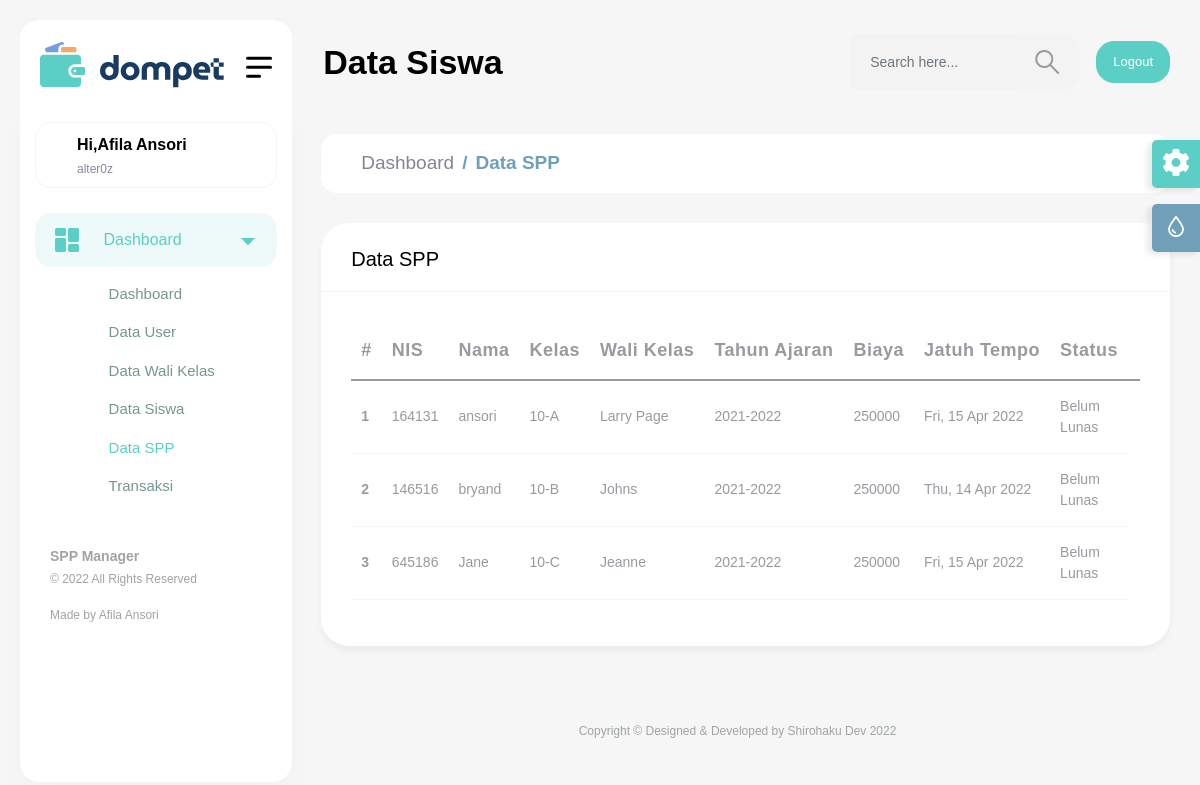
/src/show/showdataspp.php (signed in), run on the app's committed database.
### tables this page shows
CREATE TABLE `student` (
  `nis` varchar(128) NOT NULL,
  `student_name` varchar(255) DEFAULT NULL,
  `class` varchar(8) DEFAULT NULL,
  `periode` varchar(128) DEFAULT NULL
);

CREATE TABLE `spp` (
  `nis` varchar(128) DEFAULT NULL,
  `duedate` date DEFAULT NULL,
  `spp_cost` int(11) DEFAULT NULL,
  `status` varchar(128) DEFAULT NULL
);

CREATE TABLE `wclass` (
  `class` varchar(8) NOT NULL,
  `fullname` varchar(255) DEFAULT NULL
);

### src/show/showdataspp.php (the view)
<?php include "../header/header.php"; ?>
		<div class="header">
    <div class="header-content">
      <nav class="navbar navbar-expand">
        <div class="collapse navbar-collapse justify-content-between">
          <div class="header-left">
            <div class="dashboard_bar">Data Siswa</div>
          </div>
          <ul class="navbar-nav header-right">
            <li class="nav-item">
              <div class="input-group search-area">
                <input type="text" class="form-control" placeholder="Search here..." />
                <span class="input-group-text"
                  ><a href="javascript:void(0)"><i class="flaticon-381-search-2"></i></a
                ></span>
              </div>
            </li>
            <li class="nav-item">
              <a href="../auth/logout.php" class="btn btn-primary d-sm-inline-block d-none">Logout</a>
            </li>
          </ul>
        </div>
      </nav>
    </div>
  </div>
			<div class="content-body">
        <div class="container-fluid">
          <div class="row page-titles">
            <ol class="breadcrumb">
              <li class="breadcrumb-item"><a href="../index/admin.php">Dashboard</a></li>
              <li class="breadcrumb-item active"><a href="javascript:void(0)">Data SPP</a></li>
            </ol>
          </div>
          <div class="row">
            <div class="col-lg-12">
              <div class="card">
                <div class="card-header">
									<h4 class="card-title">Data SPP</h4>
                </div>
                <div class="card-body">
                  <div class="table-responsive">
                    <table class="table table-responsive-md">
                      <thead>
                        <tr>
                          <th style="width: 80px"><strong>#</strong></th>
                          <th><strong>NIS</strong></th>
                          <th><strong>Nama</strong></th>
                          <th><strong>Kelas</strong></th>
                          <th><strong>Wali Kelas</strong></th>
                          <th><strong>Tahun Ajaran</strong></th>
                          <th><strong>Biaya</strong></th>
                          <th><strong>Jatuh Tempo</strong></th>
                          <th><strong>Status</strong></th>
                          <th></th>
                        </tr>
                      </thead>
                      <tbody>
											<?php
												include "../connection/connection.php";
												$getData = mysqli_query($conn,"SELECT a.*, b.*, c.fullname FROM student as a inner join spp as b on a.nis = b.nis right join wclass as c on a.class = c.class where c.class in (a.class) order by a.student_name asc");
												$no=1;
												while($data = mysqli_fetch_array($getData)) {
													$date = date('D, d M Y',strtotime($data['duedate']));
													echo "<tr>
                          <td><strong>$no</strong></td>
                          <td>$data[nis]</td>
                          <td>$data[student_name]</td>
                          <td>$data[class]</td>
                          <td>$data[fullname]</td>
                          <td>$data[periode]</td>
                          <td>$data[spp_cost]</td>
                          <td>$date</td>
                          <td>$data[status]</td>
                        </tr>";
													$no++;
												}
											?>
                      </tbody>
                    </table>
                  </div>
                </div>
              </div>
            </div>
          </div>
        </div>
      </div>
<?php include "../footer/footer.php"; ?>

### src/header/header.php (shortened to what this page needs)
<!DOCTYPE html>
<html lang="en">
  <head>
    <link href="https://cdn.jsdelivr.net/npm/bootstrap@5.1.3/dist/css/bootstrap.min.css" rel="stylesheet" />
		<link href="../vendor/jquery-nice-select/css/nice-select.css" rel="stylesheet" />
    <link rel="stylesheet" href="../vendor/nouislider/nouislider.min.css" />
    <link href="../css/style.css" rel="stylesheet" />
  </head>
  <body>
    <div id="main-wrapper">
      <div class="nav-header">
        <a href="index.html" class="brand-logo">
        </a>
        <div class="nav-control">
          <div class="hamburger"><span class="line"></span><span class="line"></span><span class="line"></span></div>
        </div>
      </div>
      <div class="dlabnav">
        <div class="dlabnav-scroll">
          <ul class="metismenu" id="menu">
            <li class="dropdown header-profile">
              <a class="nav-link" href="javascript:void(0);" role="button" data-bs-toggle="dropdown">
                <div class="header-info ms-3">
                  <span class="font-w600">Hi,<b><?php echo $_SESSION['fullname']; ?></b></span>
                  <small class="text-start font-w400"><?php echo $_SESSION['username']; ?></small>
                </div>
              </a>
            </li>
            <li>
              <a class="has-arrow ai-icon" href="javascript:void()" aria-expanded="false">
                <i class="flaticon-025-dashboard"></i>
                <span class="nav-text">Dashboard</span>
              </a>
              <ul aria-expanded="false">
                <li><a href="../index/admin.php">Dashboard</a></li>
                <li><a href="../show/showdatauser.php">Data User</a></li>
                <li><a href="../show/showdatawclass.php">Data Wali Kelas</a></li>
                <li><a href="../show/showdatastudent.php">Data Siswa</a></li>
                <li><a href="../show/showdataspp.php">Data SPP</a></li>
                <li><a href="page-transaction.html">Transaksi</a></li>
              </ul>
            </li>
          </ul>
          <div class="copyright">
            <p><strong>SPP Manager</strong> © 2022 All Rights Reserved</p>
            <p class="fs-12">Made by Afila Ansori</p>
          </div>
        </div>
      </div>

### src/footer/footer.php (shortened to what this page needs)
  <div class="footer">
    <div class="copyright">
      <p>Copyright © Designed &amp; Developed by Shirohaku Dev 2022</p>
    </div>
  </div>
</div>
</body>
</html>

### data on the page
student: spp.nis "164131", student_name "ansori", class "10-A", class.fullname "Larry Page", periode "2021-2022", spp.spp_cost "250000", spp.duedate "Fri, 15 Apr 2022", spp.status "Belum Lunas"
student: spp.nis "146516", student_name "bryand", class "10-B", class.fullname "Johns", periode "2021-2022", spp.spp_cost "250000", spp.duedate "Thu, 14 Apr 2022", spp.status "Belum Lunas"
student: spp.nis "645186", student_name "Jane", class "10-C", class.fullname "Jeanne", periode "2021-2022", spp.spp_cost "250000", spp.duedate "Fri, 15 Apr 2022", spp.status "Belum Lunas"

### other printed values
$_SESSION['fullname'] "Afila Ansori"
$_SESSION['username'] "alter0z"
